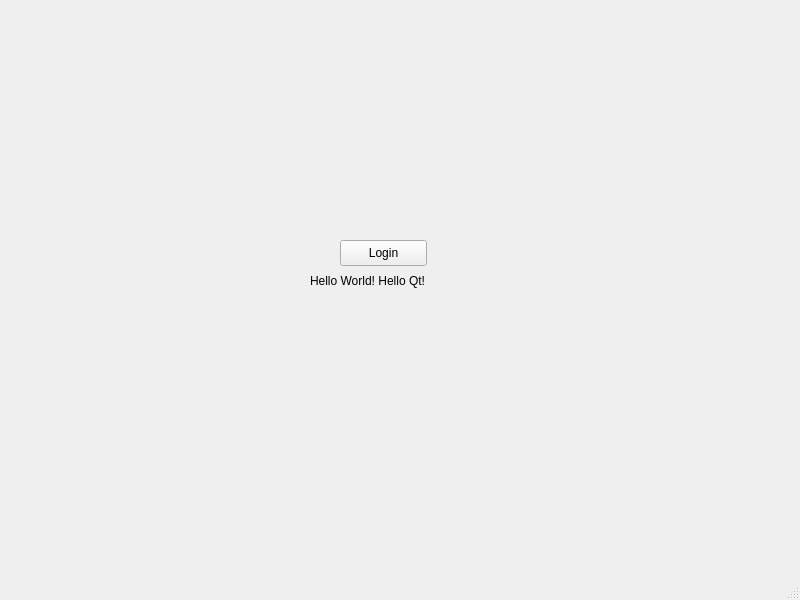
<?xml version="1.0" encoding="UTF-8"?>
<ui version="4.0">
 <class>MainWindow</class>
 <widget class="QMainWindow" name="MainWindow">
  <property name="geometry">
   <rect>
    <x>0</x>
    <y>0</y>
    <width>800</width>
    <height>600</height>
   </rect>
  </property>
  <property name="windowTitle">
   <string>MainWindow</string>
  </property>
  <widget class="QWidget" name="centralwidget">
   <widget class="QLabel" name="label">
    <property name="geometry">
     <rect>
      <x>310</x>
      <y>260</y>
      <width>161</width>
      <height>41</height>
     </rect>
    </property>
    <property name="text">
     <string>Hello World! Hello Qt!</string>
    </property>
   </widget>
   <widget class="QPushButton" name="pushButton">
    <property name="geometry">
     <rect>
      <x>340</x>
      <y>240</y>
      <width>87</width>
      <height>26</height>
     </rect>
    </property>
    <property name="text">
     <string>Login</string>
    </property>
   </widget>
  </widget>
  <widget class="QMenuBar" name="menubar">
   <property name="geometry">
    <rect>
     <x>0</x>
     <y>0</y>
     <width>800</width>
     <height>24</height>
    </rect>
   </property>
  </widget>
  <widget class="QStatusBar" name="statusbar"/>
 </widget>
 <resources/>
 <connections/>
</ui>
